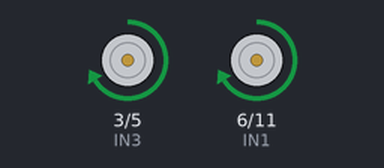
A sketch run on a simulated Arduino Uno, built with avr-gcc and run on an emulated ATmega328P. Parts: motor-driver pin pairs drawn as motors (green arrow = first pin HIGH = forward, orange = second pin HIGH = backward, longer = more drive).

Above: at 0.5 s.
At 2.5 s:
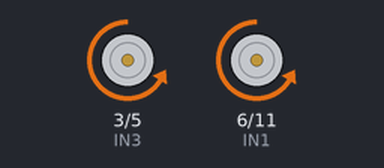
At 5.5 s:
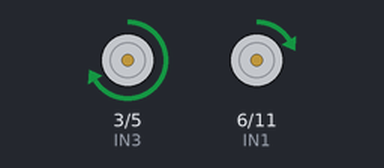
At 7.5 s:
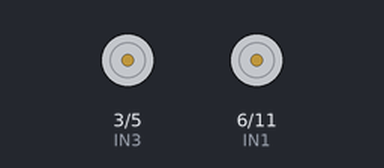
Timing chart, 0 to 11.7 s (numbered marks = the images above):
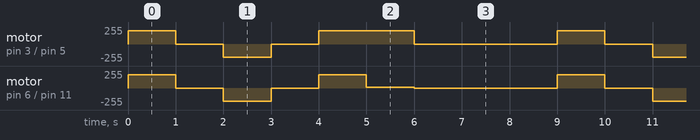

Measured:
- by itself, motor on pin 3 (IN3) / pin 5 (IN4): repeats every 9.0 s: stopped 1.0 s, backward 200/255 1.0 s, stopped 1.0 s, forward 200/255 2.0 s, stopped 3.0 s, forward 200/255 1.0 s
- by itself, motor on pin 6 (IN1) / pin 11 (IN2): repeats every 9.0 s: stopped 1.0 s, backward 200/255 1.0 s, stopped 1.0 s, forward 200/255 1.0 s, forward 10/255 1.0 s, stopped 3.0 s, forward 200/255 1.0 s

The sketch:

tesMotor.ino
```cpp
uint8_t IN2 = 11;
uint8_t IN1 = 6;
uint8_t IN4 = 5;
uint8_t IN3 = 3;

void setup() {
  pinMode(IN1, OUTPUT);
  pinMode(IN2, OUTPUT);
  pinMode(IN3, OUTPUT);
  pinMode(IN4, OUTPUT);
}

void loop() {

  // =====================
  // MAJU PWM 200
  // =====================
  analogWrite(IN1, 200);
  digitalWrite(IN2, LOW);
  analogWrite(IN3, 200);
  digitalWrite(IN4, LOW);
  delay(1000);

  // =====================
  // STOP
  // =====================
  digitalWrite(IN1, LOW);
  digitalWrite(IN2, LOW);
  digitalWrite(IN3, LOW);
  digitalWrite(IN4, LOW);
  delay(1000);

  // =====================
  // MUNDUR PWM 200
  // =====================
  digitalWrite(IN1, LOW);
  analogWrite(IN2, 200);
  digitalWrite(IN3, LOW);
  analogWrite(IN4, 200);
  delay(1000);

  // =====================
  // STOP
  // =====================
  digitalWrite(IN1, LOW);
  digitalWrite(IN2, LOW);
  digitalWrite(IN3, LOW);
  digitalWrite(IN4, LOW);
  delay(1000);

  // =====================
  // BELOK KANAN
  // Kiri cepat, kanan pelan
  // =====================
  analogWrite(IN1, 200);
  digitalWrite(IN2, LOW);
  analogWrite(IN3, 10);
  digitalWrite(IN4, LOW);
  delay(1000);

  // =====================
  // BELOK KIRI
  // Kiri pelan, kanan cepat
  // =====================
  analogWrite(IN1, 10);
  digitalWrite(IN2, LOW);
  analogWrite(IN3, 200);
  digitalWrite(IN4, LOW);
  delay(1000);

  // =====================
  // STOP
  // =====================
  digitalWrite(IN1, LOW);
  digitalWrite(IN2, LOW);
  digitalWrite(IN3, LOW);
  digitalWrite(IN4, LOW);
  delay(3000);
}
```
